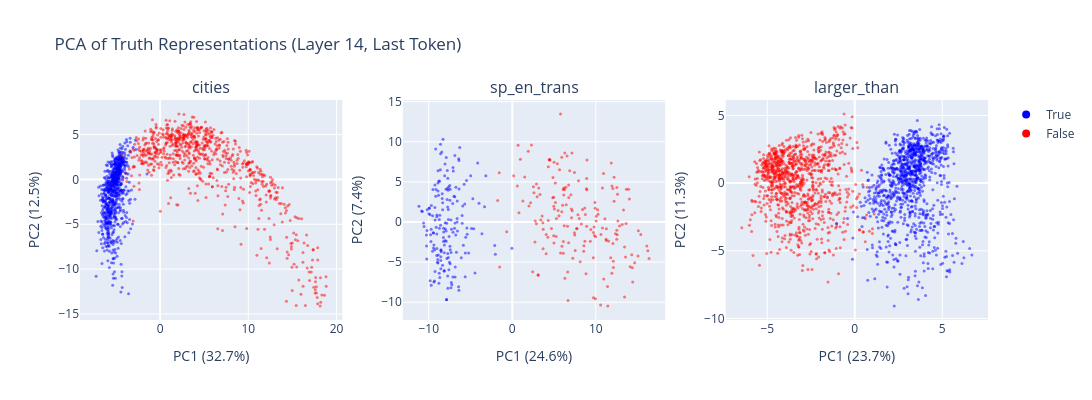

Notebook code for this chart:
### Markdown cell above
Projects each dataset independently onto its first two principal components to inspect label separation without using labels to fit the projection. Blue and red points denote true and false statements, and axis percentages report explained variance; these two-dimensional views do not establish full-space classification accuracy.

### Code cell
fig = make_subplots(rows=1, cols=3, subplot_titles=DATASET_NAMES)

for i, name in enumerate(DATASET_NAMES):
    acts = activations[name].float()
    labs = labels_dict[name]

    label_text = ["True" if l == 1 else "False" for l in labs.tolist()]

    prompts = statements_dict[name]
    pcs = get_pca_components(acts, k=2)
    X_centered = acts - acts.mean(dim=0)
    projected = (X_centered @ pcs).numpy()

    # Compute variance explained
    total_var = X_centered.var(dim=0).sum().item()
    pc_var = t.tensor(projected).var(dim=0)
    pct_explained = (pc_var / total_var * 100).tolist()

    colors = ["blue" if l == 1 else "red" for l in labs.tolist()]
    fig.add_trace(
        go.Scatter(
            x=projected[:, 0],
            y=projected[:, 1],
            mode="markers",
            marker=dict(color=colors, size=3, opacity=0.5),
            name=name,
            showlegend=False,
            hovertext=prompts,
            customdata=list(zip(prompts, label_text)),
            hovertemplate=(
                "<b>%{customdata[1]}</b><br>"
                "%{customdata[0]}<br>"
                "PC1: %{x:.2f}<br>"
                "PC2: %{y:.2f}"
                "<extra></extra>"
            ),
        ),
        row=1,
        col=i + 1,
    )
    fig.update_xaxes(title_text=f"PC1 ({pct_explained[0]:.1f}%)", row=1, col=i + 1)
    fig.update_yaxes(title_text=f"PC2 ({pct_explained[1]:.1f}%)", row=1, col=i + 1)

# Add a legend manually
fig.add_trace(go.Scatter(x=[None], y=[None], mode="markers", marker=dict(color="blue", size=8), name="True"))
fig.add_trace(go.Scatter(x=[None], y=[None], mode="markers", marker=dict(color="red", size=8), name="False"))

fig.update_layout(
    title="PCA of Truth Representations (Layer 14, Last Token)",
    height=400,
    width=1200,
)
fig.show()

### Figure 1 — Plotly figure (JSON) as saved in the notebook; plotly's stock layout.template omitted (floating-point values rounded to 4 significant figures; data arrays with more than 128 entries replaced by an {"elided": "..."} marker saying what was removed)
{"data": [{"customdata": {"elided": "1496x2 str values"}, "hovertemplate": "<b>%{customdata[1]}</b><br>%{customdata[0]}<br>PC1: %{x:.2f}<br>PC2: %{y:.2f}<extra></extra>", "hovertext": {"elided": "1496 str values"}, "marker": {"color": {"elided": "1496 str values"}, "opacity": 0.5, "size": 3}, "mode": "markers", "name": "cities", "showlegend": false, "type": "scatter", "x": {"elided": "1496 float values"}, "xaxis": "x", "y": {"elided": "1496 float values"}, "yaxis": "y"}, {"customdata": {"elided": "354x2 str values"}, "hovertemplate": "<b>%{customdata[1]}</b><br>%{customdata[0]}<br>PC1: %{x:.2f}<br>PC2: %{y:.2f}<extra></extra>", "hovertext": {"elided": "354 str values"}, "marker": {"color": {"elided": "354 str values"}, "opacity": 0.5, "size": 3}, "mode": "markers", "name": "sp_en_trans", "showlegend": false, "type": "scatter", "x": {"elided": "354 float values"}, "xaxis": "x2", "y": {"elided": "354 float values"}, "yaxis": "y2"}, {"customdata": {"elided": "1980x2 str values"}, "hovertemplate": "<b>%{customdata[1]}</b><br>%{customdata[0]}<br>PC1: %{x:.2f}<br>PC2: %{y:.2f}<extra></extra>", "hovertext": {"elided": "1980 str values"}, "marker": {"color": {"elided": "1980 str values"}, "opacity": 0.5, "size": 3}, "mode": "markers", "name": "larger_than", "showlegend": false, "type": "scatter", "x": {"elided": "1980 float values"}, "xaxis": "x3", "y": {"elided": "1980 float values"}, "yaxis": "y3"}, {"marker": {"color": "blue", "size": 8}, "mode": "markers", "name": "True", "type": "scatter", "x": [null], "y": [null]}, {"marker": {"color": "red", "size": 8}, "mode": "markers", "name": "False", "type": "scatter", "x": [null], "y": [null]}], "layout": {"annotations": [{"font": {"size": 16}, "showarrow": false, "text": "cities", "x": 0.1444, "xanchor": "center", "xref": "paper", "y": 1, "yanchor": "bottom", "yref": "paper"}, {"font": {"size": 16}, "showarrow": false, "text": "sp_en_trans", "x": 0.5, "xanchor": "center", "xref": "paper", "y": 1, "yanchor": "bottom", "yref": "paper"}, {"font": {"size": 16}, "showarrow": false, "text": "larger_than", "x": 0.8556, "xanchor": "center", "xref": "paper", "y": 1, "yanchor": "bottom", "yref": "paper"}], "height": 400, "title": {"text": "PCA of Truth Representations (Layer 14, Last Token)"}, "width": 1200, "xaxis": {"anchor": "y", "domain": [0, 0.2889], "title": {"text": "PC1 (32.7%)"}}, "xaxis2": {"anchor": "y2", "domain": [0.3556, 0.6444], "title": {"text": "PC1 (24.6%)"}}, "xaxis3": {"anchor": "y3", "domain": [0.7111, 1], "title": {"text": "PC1 (23.7%)"}}, "yaxis": {"anchor": "x", "domain": [0, 1], "title": {"text": "PC2 (12.5%)"}}, "yaxis2": {"anchor": "x2", "domain": [0, 1], "title": {"text": "PC2 (7.4%)"}}, "yaxis3": {"anchor": "x3", "domain": [0, 1], "title": {"text": "PC2 (11.3%)"}}}}
